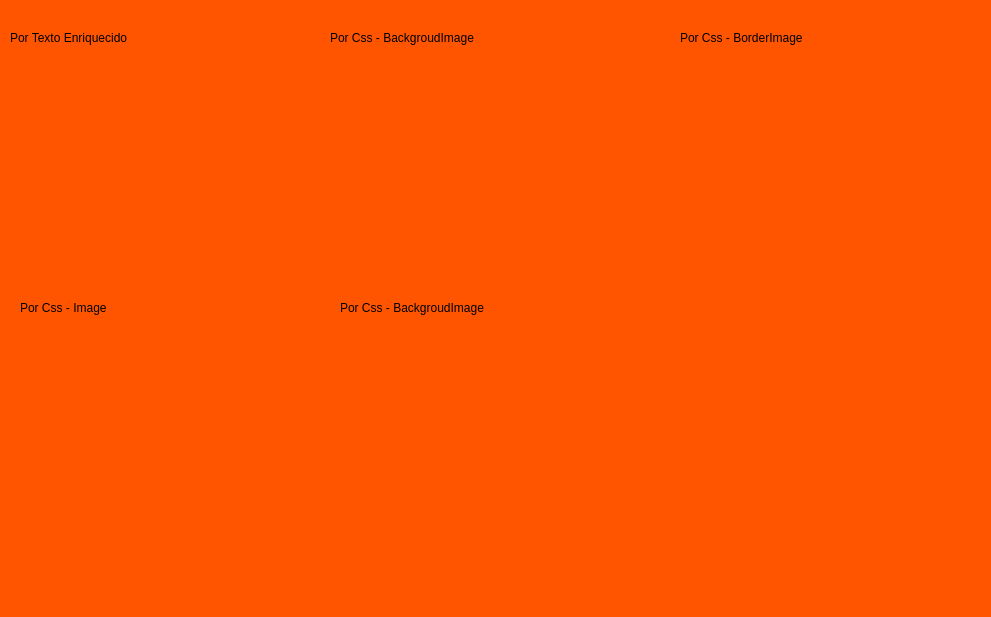
<?xml version="1.0" encoding="UTF-8"?>
<ui version="4.0">
 <class>MainWindow</class>
 <widget class="QMainWindow" name="MainWindow">
  <property name="geometry">
   <rect>
    <x>0</x>
    <y>0</y>
    <width>991</width>
    <height>617</height>
   </rect>
  </property>
  <property name="windowTitle">
   <string>MainWindow</string>
  </property>
  <property name="styleSheet">
   <string notr="true">background-color: rgb(255, 85, 0);</string>
  </property>
  <widget class="QWidget" name="centralwidget">
   <widget class="QLabel" name="label">
    <property name="geometry">
     <rect>
      <x>10</x>
      <y>30</y>
      <width>141</width>
      <height>16</height>
     </rect>
    </property>
    <property name="text">
     <string>Por Texto Enriquecido</string>
    </property>
   </widget>
   <widget class="QLabel" name="label_2">
    <property name="geometry">
     <rect>
      <x>10</x>
      <y>60</y>
      <width>281</width>
      <height>181</height>
     </rect>
    </property>
    <property name="text">
     <string>&lt;html&gt;&lt;head/&gt;&lt;body&gt;&lt;p&gt;&lt;img src=&quot;:/AutosF1/redbull.png&quot;/&gt;&lt;/p&gt;&lt;/body&gt;&lt;/html&gt;</string>
    </property>
   </widget>
   <widget class="QLabel" name="label_4">
    <property name="geometry">
     <rect>
      <x>330</x>
      <y>30</y>
      <width>181</width>
      <height>16</height>
     </rect>
    </property>
    <property name="text">
     <string>Por Css - BackgroudImage</string>
    </property>
   </widget>
   <widget class="QLabel" name="label_6">
    <property name="geometry">
     <rect>
      <x>680</x>
      <y>30</y>
      <width>181</width>
      <height>16</height>
     </rect>
    </property>
    <property name="text">
     <string>Por Css - BorderImage</string>
    </property>
   </widget>
   <widget class="QLabel" name="label_7">
    <property name="geometry">
     <rect>
      <x>670</x>
      <y>60</y>
      <width>271</width>
      <height>171</height>
     </rect>
    </property>
    <property name="styleSheet">
     <string notr="true">border-image: url(:/AutosF1/mercedes.jpg);</string>
    </property>
    <property name="text">
     <string/>
    </property>
   </widget>
   <widget class="QLabel" name="label_8">
    <property name="geometry">
     <rect>
      <x>340</x>
      <y>70</y>
      <width>271</width>
      <height>161</height>
     </rect>
    </property>
    <property name="styleSheet">
     <string notr="true">background-image: url(:/AutosF1/ferrari.jpg);</string>
    </property>
    <property name="text">
     <string/>
    </property>
   </widget>
   <widget class="QLabel" name="label_5">
    <property name="geometry">
     <rect>
      <x>340</x>
      <y>300</y>
      <width>181</width>
      <height>16</height>
     </rect>
    </property>
    <property name="text">
     <string>Por Css - BackgroudImage</string>
    </property>
   </widget>
   <widget class="QLabel" name="label_9">
    <property name="geometry">
     <rect>
      <x>330</x>
      <y>340</y>
      <width>281</width>
      <height>171</height>
     </rect>
    </property>
    <property name="text">
     <string/>
    </property>
    <property name="pixmap">
     <pixmap resource="Recursos.qrc">:/AutosF1/alpine.jpg</pixmap>
    </property>
    <property name="scaledContents">
     <bool>true</bool>
    </property>
   </widget>
   <widget class="QLabel" name="label_10">
    <property name="geometry">
     <rect>
      <x>20</x>
      <y>340</y>
      <width>281</width>
      <height>171</height>
     </rect>
    </property>
    <property name="styleSheet">
     <string notr="true">image: url(:/AutosF1/mclaren.jpg);</string>
    </property>
    <property name="text">
     <string/>
    </property>
   </widget>
   <widget class="QLabel" name="label_11">
    <property name="geometry">
     <rect>
      <x>20</x>
      <y>300</y>
      <width>181</width>
      <height>16</height>
     </rect>
    </property>
    <property name="text">
     <string>Por Css - Image</string>
    </property>
   </widget>
  </widget>
  <widget class="QMenuBar" name="menubar">
   <property name="geometry">
    <rect>
     <x>0</x>
     <y>0</y>
     <width>991</width>
     <height>26</height>
    </rect>
   </property>
  </widget>
  <widget class="QStatusBar" name="statusbar"/>
 </widget>
 <resources>
  <include location="Recursos.qrc"/>
 </resources>
 <connections/>
</ui>
